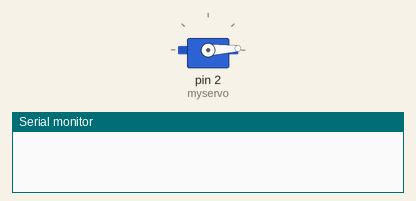
This sketch was run on a simulated Arduino Uno, built with avr-gcc and run on an emulated ATmega328P. Shown: servo, the last lines printed to the serial monitor.

Above: at 0.05 s.
At 1.25 s:
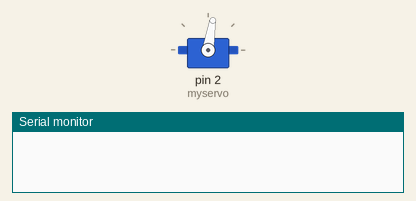
At 2.5 s:
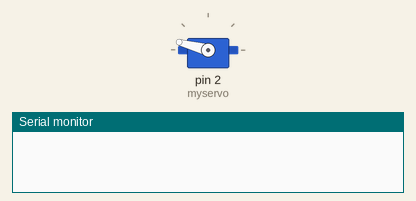
At 7.7 s:
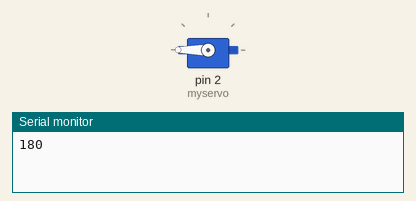
Timing chart, 0 to 10.0 s (numbered marks = the images above):
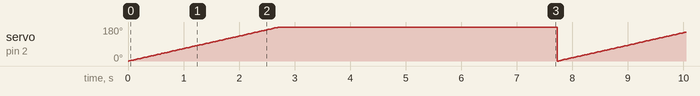

The sketch:

Simple_Servo.ino
```cpp
#include <Servo.h>

Servo myservo;
int degre = 180;
void setup() {
  Serial.begin(115200);
  Serial.println();
}

void loop() {
  int pos;
  myservo.attach(2);
  for (pos = 0; pos <= degre; pos += 1) {
    // in steps of 1 degree
    myservo.write(pos);
    delay(15);
  }

  /*
  for (pos = degre; pos >= 0; pos -= 1) {
    myservo.write(pos);
    delay(15);
  }
  */
  Serial.print(myservo.read());
  myservo.detach();
  delay(5000);
}
```

Measured:
- by itself, servo on pin 2 (myservo): ramps from 0° to 180° and jumps back, once every 7.7 s
